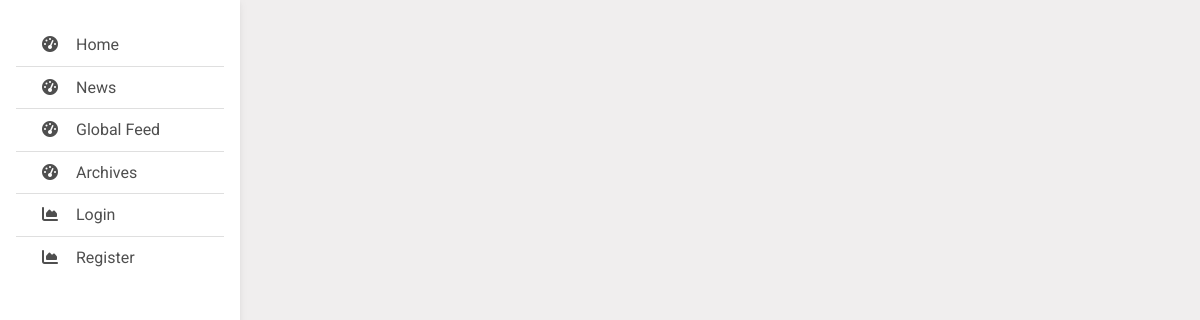
Before: /archives with the older database file.
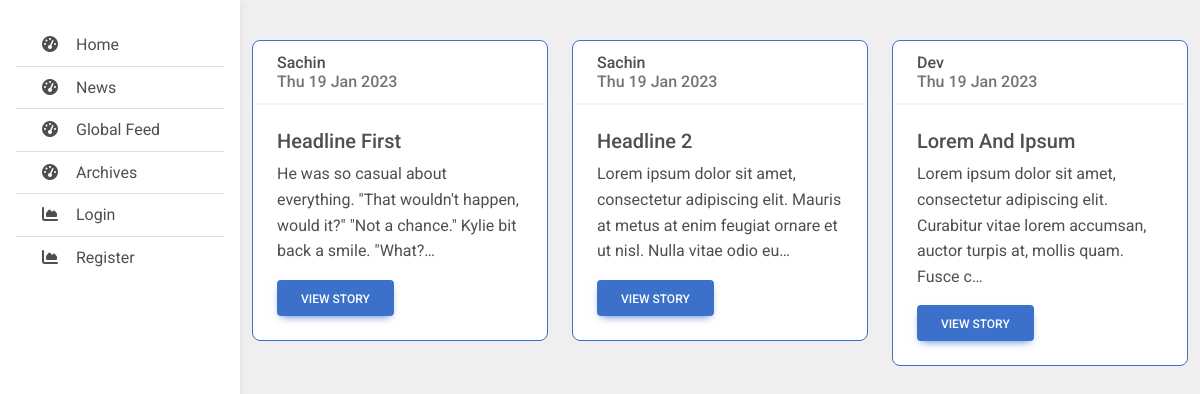
After: the same page with the newer database file.
### news/models.py (models this page shows, shortened)
class News(models.Model):
    news_id = models.CharField(max_length=50, primary_key=True, default=uuid.uuid4, editable=False)
    posted_by = models.ForeignKey(User, on_delete=models.CASCADE)
    headline = models.CharField(max_length=100)
    content = models.TextField()
    posted_date = models.DateTimeField(auto_now_add=True)
    is_approved = models.BooleanField(default=False)
    approved_by = models.ForeignKey(User, on_delete=models.CASCADE, null=True, blank=True, default=None, related_name='approved_by_name')
    department = models.CharField(max_length=30, choices=User.Departments.choices, default=User.Departments.NO_DEPARTMENT)
    link_to_banner = models.URLField(max_length=255, null=True, blank=True, default=None)

### user_models/models.py (models this page shows)
class User(AbstractUser):
    class Designations(models.TextChoices):
        STUDENT = ('STUDENT', 'Student')
        FACULTY = ('FACULTY', 'Faculty')
    class Departments(models.TextChoices):
        NO_DEPARTMENT = ('NO_DEPARTMENT', '-------------')
        B_TECH = ('B_TECH', 'B.Tech')
        M_TECH = ('M_TECH', 'M.Tech')
        BCA = ('BCA', 'BCA')
        BSC_IT = ('BSC_IT', 'Bsc.IT')
        MCA = ('MCA', 'MCA')
        MSC_IT = ('MSC_IT', 'MSc.IT')
        ARTS = ('ARTS', 'Arts')
        BBA = ('BBA', 'BBA')
        MBA = ('MBA', 'MBA')
        LAW = ('LAW', 'Law')
        MBBS = ('MBBS', 'MBBS')
        ARCHITECTURE = ('ARCHITECTURE', 'Architecture')
        DIPLOMA = ('DIPLOMA', 'Diploma')
    designation = models.CharField(max_length=30, choices=Designations.choices)
    department = models.CharField(max_length=30, choices=Departments.choices, default=Departments.NO_DEPARTMENT)
    is_elevated = models.BooleanField(default=False)

### news/views.py (the view)
# urls.py: path('archives', archives, name='archives')
def archives(request):
    months = ['zero','January','February','March','April','May','June','July','August','September','October','November','December']
    today = datetime.date.today()
    month = months[today.month]
    year = today.year
    news = News.objects.all()
    context = {
        'all_news': news,
    }
    return render(request, 'news/archives.html', context)

### templates/news/archives.html (shortened to what this page needs)
{% extends 'base_templates/base.html' %}
{% block navbar %}
    {% if request.user.is_authenticated %}
        {% include 'base_templates/navbar_loggedin.html' %}
    {% else %}
        {% include 'base_templates/navbar_notloggedin.html' %}
    {% endif %}
{% endblock %}
{% block body %}
<div class="row row-cols-1 row-cols-md-3 g-4">
{% for news in all_news %}
    <div class="col">
        <div class="card mt-3 border border-primary shadow-0">
            <h6 class="card-header ">
                {{news.posted_by | capfirst}}
                <div class="text-muted fs-6">   {{news.posted_date | date:"D d M Y"}}  </div>
            </h6>
            <div class="card-body">
            <h5 class="card-title">{{news.headline | truncatechars:64}}</h5>
            <p class="card-text">{{news.content|truncatechars:128}}</p>
            <a href="{% url 'view_news' news.news_id %}" class="btn btn-primary">View Story</a>
            </div>
        </div>
    </div>
    {% endfor %}
</div>
{% endblock %}

Changed rows visible on the page:
added News: posted_by "Sachin", posted_date "Thu 19 Jan 2023", headline "Headline First", content "He was so casual about everything. \"That wouldn't happen, would it?\" \"Not a chance.\" Kylie bit back a smile. \"What?…"
added News: posted_by "Sachin", posted_date "Thu 19 Jan 2023", headline "Headline 2", content "Lorem ipsum dolor sit amet, consectetur adipiscing elit. Mauris at metus at enim feugiat ornare et ut nisl. Nulla vitae odio eu…"
added News: posted_by "Dev", posted_date "Thu 19 Jan 2023", headline "Lorem And Ipsum", content "Lorem ipsum dolor sit amet, consectetur adipiscing elit. Curabitur vitae lorem accumsan, auctor turpis at, mollis quam. Fusce c…"
